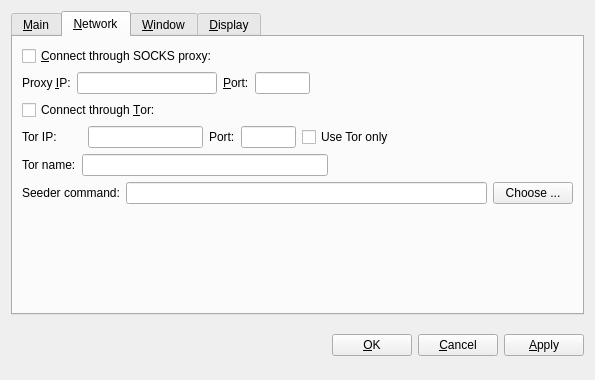
<?xml version="1.0" encoding="UTF-8"?>
<ui version="4.0">
 <class>OptionsDialog</class>
 <widget class="QWidget" name="OptionsDialog">
  <property name="geometry">
   <rect>
    <x>0</x>
    <y>0</y>
    <width>595</width>
    <height>380</height>
   </rect>
  </property>
  <property name="windowTitle">
   <string>Options</string>
  </property>
  <layout class="QVBoxLayout" name="verticalLayout">
   <item>
    <widget class="QTabWidget" name="tabWidget">
     <property name="tabPosition">
      <enum>QTabWidget::North</enum>
     </property>
     <property name="currentIndex">
      <number>1</number>
     </property>
     <widget class="QWidget" name="tabMain">
      <attribute name="title">
       <string>&amp;Main</string>
      </attribute>
      <layout class="QVBoxLayout" name="verticalLayout_Main">
       <item>
        <widget class="QLabel" name="transactionFeeInfoLabel">
         <property name="text">
          <string>Optional transaction fee per kB that helps make sure your transactions are processed quickly. Most transactions are 1 kB. Fee 0.00000001 recommended.</string>
         </property>
         <property name="textFormat">
          <enum>Qt::PlainText</enum>
         </property>
         <property name="wordWrap">
          <bool>true</bool>
         </property>
        </widget>
       </item>
       <item>
        <layout class="QHBoxLayout" name="horizontalLayout_Main">
         <item>
          <widget class="QLabel" name="transactionFeeLabel">
           <property name="text">
            <string>Pay transaction &amp;fee</string>
           </property>
           <property name="textFormat">
            <enum>Qt::PlainText</enum>
           </property>
           <property name="buddy">
            <cstring>transactionFee</cstring>
           </property>
          </widget>
         </item>
         <item>
          <widget class="BitcoinAmountField" name="transactionFee"/>
         </item>
         <item>
          <widget class="QLabel" name="label">
           <property name="text">
            <string>per kilobyte</string>
           </property>
          </widget>
         </item>
         <item>
          <spacer name="horizontalSpacer_Main">
           <property name="orientation">
            <enum>Qt::Horizontal</enum>
           </property>
           <property name="sizeHint" stdset="0">
            <size>
             <width>40</width>
             <height>20</height>
            </size>
           </property>
          </spacer>
         </item>
        </layout>
       </item>
       <item>
        <widget class="QCheckBox" name="bitcoinAtStartup">
         <property name="toolTip">
          <string>Automatically start 42 after logging in to the system.</string>
         </property>
         <property name="text">
          <string>&amp;Start 42 on system login</string>
         </property>
        </widget>
       </item>
       <item>
        <widget class="QCheckBox" name="detachDatabases">
         <property name="toolTip">
          <string>Detach block and address databases at shutdown. This means they can be moved to another data directory, but it slows down shutdown. The wallet is always detached.</string>
         </property>
         <property name="text">
          <string>&amp;Detach databases at shutdown</string>
         </property>
        </widget>
       </item>
       <item>
        <spacer name="verticalSpacer_Main">
         <property name="orientation">
          <enum>Qt::Vertical</enum>
         </property>
         <property name="sizeHint" stdset="0">
          <size>
           <width>17</width>
           <height>153</height>
          </size>
         </property>
        </spacer>
       </item>
      </layout>
     </widget>
     <widget class="QWidget" name="tabNetwork">
      <attribute name="title">
       <string>&amp;Network</string>
      </attribute>
      <layout class="QVBoxLayout" name="verticalLayout_Network">
       <item>
        <widget class="QCheckBox" name="connectSocks">
         <property name="toolTip">
          <string>Connect to the 42 network through a SOCKS proxy (e.g. when connecting through Tor).</string>
         </property>
         <property name="text">
          <string>&amp;Connect through SOCKS proxy:</string>
         </property>
        </widget>
       </item>
       <item>
        <layout class="QHBoxLayout" name="horizontalLayout_Network">
         <item>
          <widget class="QLabel" name="proxyIpLabel">
           <property name="text">
            <string>Proxy &amp;IP:</string>
           </property>
           <property name="textFormat">
            <enum>Qt::PlainText</enum>
           </property>
           <property name="buddy">
            <cstring>proxyIp</cstring>
           </property>
          </widget>
         </item>
         <item>
          <widget class="QValidatedLineEdit" name="proxyIp">
           <property name="maximumSize">
            <size>
             <width>140</width>
             <height>16777215</height>
            </size>
           </property>
           <property name="toolTip">
            <string>IP address of the proxy (e.g. 127.0.0.1)</string>
           </property>
          </widget>
         </item>
         <item>
          <widget class="QLabel" name="proxyPortLabel">
           <property name="text">
            <string>&amp;Port:</string>
           </property>
           <property name="textFormat">
            <enum>Qt::PlainText</enum>
           </property>
           <property name="buddy">
            <cstring>proxyPort</cstring>
           </property>
          </widget>
         </item>
         <item>
          <widget class="QLineEdit" name="proxyPort">
           <property name="maximumSize">
            <size>
             <width>55</width>
             <height>16777215</height>
            </size>
           </property>
           <property name="toolTip">
            <string>Port of the proxy (e.g. 9050)</string>
           </property>
          </widget>
         </item>
         <item>
          <spacer name="horizontalSpacer_Network">
           <property name="orientation">
            <enum>Qt::Horizontal</enum>
           </property>
           <property name="sizeHint" stdset="0">
            <size>
             <width>40</width>
             <height>20</height>
            </size>
           </property>
          </spacer>
         </item>
        </layout>
       </item>
       <item>
        <widget class="QCheckBox" name="connectTor">
         <property name="text">
          <string>Connect through &amp;Tor:</string>
         </property>
        </widget>
       </item>
       <item>
        <layout class="QHBoxLayout" name="horizontalLayout_Tor">
         <item>
          <widget class="QLabel" name="torIpLabel">
           <property name="minimumSize">
            <size>
             <width>60</width>
             <height>0</height>
            </size>
           </property>
           <property name="text">
            <string>Tor IP:</string>
           </property>
          </widget>
         </item>
         <item>
          <widget class="QValidatedLineEdit" name="torIp">
           <property name="maximumSize">
            <size>
             <width>115</width>
             <height>16777215</height>
            </size>
           </property>
          </widget>
         </item>
         <item>
          <widget class="QLabel" name="torPortLabel">
           <property name="text">
            <string>Port:</string>
           </property>
          </widget>
         </item>
         <item>
          <widget class="QLineEdit" name="torPort">
           <property name="maximumSize">
            <size>
             <width>55</width>
             <height>16777215</height>
            </size>
           </property>
          </widget>
         </item>
         <item>
          <widget class="QCheckBox" name="TorOnly">
           <property name="text">
            <string>Use Tor only</string>
           </property>
          </widget>
         </item>
         <item>
          <spacer name="horizontalSpacer">
           <property name="orientation">
            <enum>Qt::Horizontal</enum>
           </property>
           <property name="sizeHint" stdset="0">
            <size>
             <width>40</width>
             <height>20</height>
            </size>
           </property>
          </spacer>
         </item>
        </layout>
       </item>
       <item>
        <layout class="QHBoxLayout" name="horizontalLayout">
         <item>
          <widget class="QLabel" name="torNameLabel">
           <property name="text">
            <string>Tor name:</string>
           </property>
           <property name="textFormat">
            <enum>Qt::PlainText</enum>
           </property>
           <property name="buddy">
            <cstring>torName</cstring>
           </property>
          </widget>
         </item>
         <item>
          <widget class="QLineEdit" name="torName"/>
         </item>
         <item>
          <spacer name="horizontalSpacer_3">
           <property name="orientation">
            <enum>Qt::Horizontal</enum>
           </property>
           <property name="sizeHint" stdset="0">
            <size>
             <width>40</width>
             <height>20</height>
            </size>
           </property>
          </spacer>
         </item>
        </layout>
       </item>
       <item>
        <layout class="QHBoxLayout" name="horizontalLayout_3">
         <item>
          <widget class="QLabel" name="externalSeederLabel">
           <property name="text">
            <string>Seeder command:</string>
           </property>
          </widget>
         </item>
         <item>
          <widget class="QLineEdit" name="externalSeederCommand"/>
         </item>
         <item>
          <widget class="QPushButton" name="chooseSeeder">
           <property name="text">
            <string>Choose ...</string>
           </property>
          </widget>
         </item>
        </layout>
       </item>
       <item>
        <spacer name="verticalSpacer">
         <property name="orientation">
          <enum>Qt::Vertical</enum>
         </property>
         <property name="sizeHint" stdset="0">
          <size>
           <width>20</width>
           <height>40</height>
          </size>
         </property>
        </spacer>
       </item>
      </layout>
     </widget>
     <widget class="QWidget" name="tabWindow">
      <attribute name="title">
       <string>&amp;Window</string>
      </attribute>
      <layout class="QVBoxLayout" name="verticalLayout_Window">
       <item>
        <widget class="QCheckBox" name="minimizeToTray">
         <property name="toolTip">
          <string>Show only a tray icon after minimizing the window.</string>
         </property>
         <property name="text">
          <string>&amp;Minimize to the tray instead of the taskbar</string>
         </property>
        </widget>
       </item>
       <item>
        <widget class="QCheckBox" name="minimizeOnClose">
         <property name="toolTip">
          <string>Minimize instead of exit the application when the window is closed. When this option is enabled, the application will be closed only after selecting Exit in the menu.</string>
         </property>
         <property name="text">
          <string>M&amp;inimize on close</string>
         </property>
        </widget>
       </item>
       <item>
        <spacer name="verticalSpacer_Window">
         <property name="orientation">
          <enum>Qt::Vertical</enum>
         </property>
         <property name="sizeHint" stdset="0">
          <size>
           <width>20</width>
           <height>40</height>
          </size>
         </property>
        </spacer>
       </item>
      </layout>
     </widget>
     <widget class="QWidget" name="tabDisplay">
      <attribute name="title">
       <string>&amp;Display</string>
      </attribute>
      <layout class="QVBoxLayout" name="verticalLayout_Display">
       <item>
        <layout class="QHBoxLayout" name="horizontalLayout_1_Display">
         <item>
          <widget class="QLabel" name="langLabel">
           <property name="text">
            <string>User Interface &amp;language:</string>
           </property>
           <property name="textFormat">
            <enum>Qt::PlainText</enum>
           </property>
           <property name="buddy">
            <cstring>lang</cstring>
           </property>
          </widget>
         </item>
         <item>
          <widget class="QValueComboBox" name="lang">
           <property name="toolTip">
            <string>The user interface language can be set here. This setting will take effect after restarting 42.</string>
           </property>
          </widget>
         </item>
        </layout>
       </item>
       <item>
        <layout class="QHBoxLayout" name="horizontalLayout_2_Display">
         <item>
          <widget class="QLabel" name="unitLabel">
           <property name="text">
            <string>&amp;Unit to show amounts in:</string>
           </property>
           <property name="textFormat">
            <enum>Qt::PlainText</enum>
           </property>
           <property name="buddy">
            <cstring>unit</cstring>
           </property>
          </widget>
         </item>
         <item>
          <widget class="QValueComboBox" name="unit">
           <property name="toolTip">
            <string>Choose the default subdivision unit to show in the interface and when sending coins.</string>
           </property>
          </widget>
         </item>
        </layout>
       </item>
       <item>
        <widget class="QCheckBox" name="displayAddresses">
         <property name="toolTip">
          <string>Whether to show 42 addresses in the transaction list or not.</string>
         </property>
         <property name="text">
          <string>&amp;Display addresses in transaction list</string>
         </property>
        </widget>
       </item>
       <item>
        <widget class="QCheckBox" name="coinControlFeatures">
         <property name="toolTip">
          <string>Whether to show coin control features or not.</string>
         </property>
         <property name="text">
          <string>Display coin &amp;control features (experts only!)</string>
         </property>
        </widget>
       </item>
       <item>
        <layout class="QHBoxLayout" name="horizontalLayout_3_Display">
         <item>
          <widget class="QLabel" name="thirdPartyTxUrlsLabel">
           <property name="toolTip">
            <string>Third party URLs that appear in the transactions tab as context menu items. %s in the URL is replaced by transaction hash. Multiple URLs are separated by vertical bar |.</string>
           </property>
           <property name="text">
            <string>Third party transaction URLs</string>
           </property>
           <property name="buddy">
            <cstring>thirdPartyTxUrls</cstring>
           </property>
          </widget>
         </item>
         <item>
          <widget class="QLineEdit" name="thirdPartyTxUrls">
           <property name="toolTip">
            <string>Third party URLs that appear in the transactions tab as context menu items. %s in the URL is replaced by transaction hash. Multiple URLs are separated by vertical bar |.</string>
           </property>
          </widget>
         </item>
        </layout>
       </item>
       <item>
        <spacer name="verticalSpacer_Display">
         <property name="orientation">
          <enum>Qt::Vertical</enum>
         </property>
         <property name="sizeHint" stdset="0">
          <size>
           <width>20</width>
           <height>40</height>
          </size>
         </property>
        </spacer>
       </item>
      </layout>
     </widget>
    </widget>
   </item>
   <item>
    <layout class="QHBoxLayout" name="horizontalLayout_Buttons">
     <item>
      <spacer name="horizontalSpacer_1">
       <property name="orientation">
        <enum>Qt::Horizontal</enum>
       </property>
       <property name="sizeHint" stdset="0">
        <size>
         <width>40</width>
         <height>48</height>
        </size>
       </property>
      </spacer>
     </item>
     <item>
      <widget class="QLabel" name="statusLabel">
       <property name="font">
        <font>
         <weight>75</weight>
         <bold>true</bold>
        </font>
       </property>
       <property name="text">
        <string/>
       </property>
       <property name="textFormat">
        <enum>Qt::PlainText</enum>
       </property>
       <property name="wordWrap">
        <bool>true</bool>
       </property>
      </widget>
     </item>
     <item>
      <spacer name="horizontalSpacer_2">
       <property name="orientation">
        <enum>Qt::Horizontal</enum>
       </property>
       <property name="sizeHint" stdset="0">
        <size>
         <width>40</width>
         <height>48</height>
        </size>
       </property>
      </spacer>
     </item>
     <item>
      <widget class="QPushButton" name="okButton">
       <property name="text">
        <string>&amp;OK</string>
       </property>
      </widget>
     </item>
     <item>
      <widget class="QPushButton" name="cancelButton">
       <property name="text">
        <string>&amp;Cancel</string>
       </property>
       <property name="autoDefault">
        <bool>false</bool>
       </property>
      </widget>
     </item>
     <item>
      <widget class="QPushButton" name="applyButton">
       <property name="text">
        <string>&amp;Apply</string>
       </property>
       <property name="autoDefault">
        <bool>false</bool>
       </property>
      </widget>
     </item>
    </layout>
   </item>
  </layout>
 </widget>
 <customwidgets>
  <customwidget>
   <class>BitcoinAmountField</class>
   <extends>QSpinBox</extends>
   <header>bitcoinamountfield.h</header>
  </customwidget>
  <customwidget>
   <class>QValueComboBox</class>
   <extends>QComboBox</extends>
   <header>qvaluecombobox.h</header>
  </customwidget>
  <customwidget>
   <class>QValidatedLineEdit</class>
   <extends>QLineEdit</extends>
   <header>qvalidatedlineedit.h</header>
  </customwidget>
 </customwidgets>
 <resources/>
 <connections/>
</ui>
